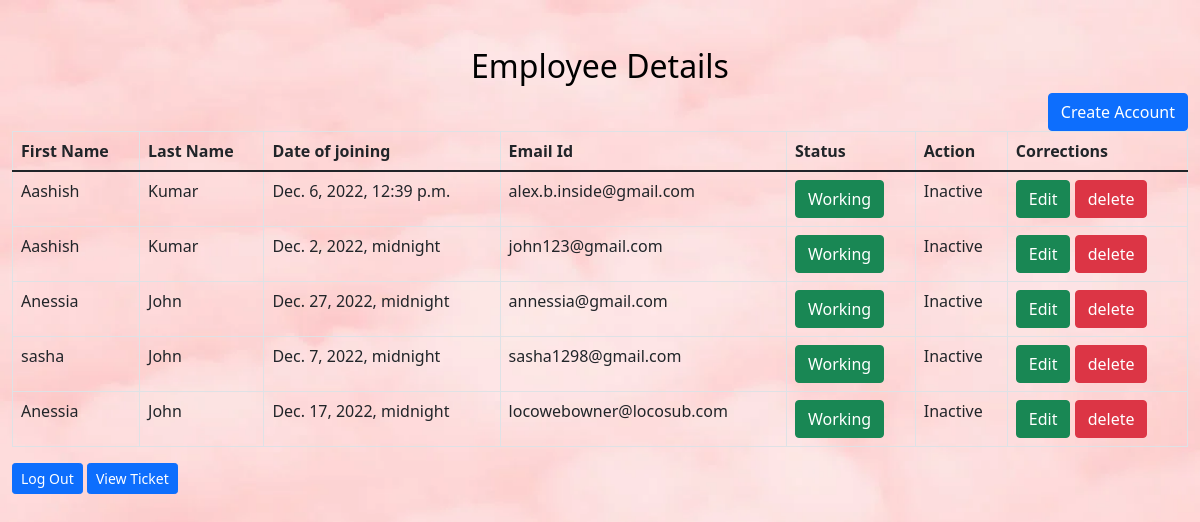
The app's page /employee_list/ (signed in) with its own data.
### EMS/models.py (models this page shows, shortened)
class CustomUser(AbstractUser):
    username = None
    email = models.EmailField(_('email address'), unique=True)
    account_type = models.CharField(max_length=20,choices=Userall.choices,default='other',blank=True)
    USERNAME_FIELD = 'email'
    REQUIRED_FIELDS = []
    objects = CustomUserManager()

### EMS/views.py (the view)
# urls.py: path('employee_list/', employee_list, name="employee_list"),
@login_required
def employee_list(request):
    emp_data = User.objects.filter(account_type='employee')
    d = {'employee':emp_data}
    return render(request, 'employee_list.html',d)

### EMS/templates/employee_list.html (shortened to what this page needs)
{% load static %}
{% block body %}
<link href="https://cdn.jsdelivr.net/npm/bootstrap@5.1.3/dist/css/bootstrap.min.css" rel="stylesheet">
<div  class="container-fluid">
        <center><h2 style="color:black;margin-top:4%">Employee Details</center>
            <a href="{% url 'create_employee' %}">
              <button class="btn btn-primary" align="right" style="float:right">Create Account</button>
            </a>
        <table class="table table-bordered" id="myTable">
  <thead>
  <tr>
    <th>First Name</th>
    <th>Last Name</th>
    <th>Date of joining</th>
    <th>Email Id</th>
    <th>Status</th>
    <th>Action</th>
    <th>Corrections</th>
  </tr>
  </thead>
   <tbody>
    {% for i in employee %}
  <tr>
    <td>{{i.first_name}}</td>
    <td>{{i.last_name}}</td>
    <td>{{i.date_joined}}</td>
      <td>{{i.email}}</td>
      <td>{% if i.on_leave %}
        <a href="{% url 'leave_status' i.id %}" onclick="return confirm('Are you sure, You are working today?')"><button class="btn btn-danger">Leave</button></a>
          {% else %}
          <a href="{% url 'leave_status' i.id %}"  onclick="return confirm('Are you sure, You are applying for leave?')"><button class="btn btn-success">Working</button></a>
        {% endif %}</td>
      <td>{% if i.active %}Active{% else %}Inactive{% endif %}</td>
    <td><a href="{% url 'edit_employee' i.id %}" ><button class="btn btn-success">Edit</button></a>
        <a href="{% url 'delete_employee' i.id %}" onclick="return confirm('Are you sure?')"><button class="btn btn-danger">delete</button></a>
    </td>
  </tr>
    {% endfor %}
    </tbody>
</table>
<a href="/logout/" class="btn btn-primary btn-sm"> Log Out</a href="/logout/">
<button class="btn btn-primary btn-sm"  onclick="autha()"> View Ticket</button>
</div>
{% endblock  %}

### records on screen
CustomUser: first_name "Aashish", last_name "Kumar", date_joined "Dec. 6, 2022, 12:39 p.m.", email "alex.b.inside@gmail.com"
CustomUser: first_name "Aashish", last_name "Kumar", date_joined "Dec. 2, 2022, midnight", email "john123@gmail.com"
CustomUser: first_name "Anessia", last_name "John", date_joined "Dec. 27, 2022, midnight", email "annessia@gmail.com"
CustomUser: first_name "sasha", last_name "John", date_joined "Dec. 7, 2022, midnight", email "sasha1298@gmail.com"
CustomUser: first_name "Anessia", last_name "John", date_joined "Dec. 17, 2022, midnight", email "locowebowner@locosub.com"
